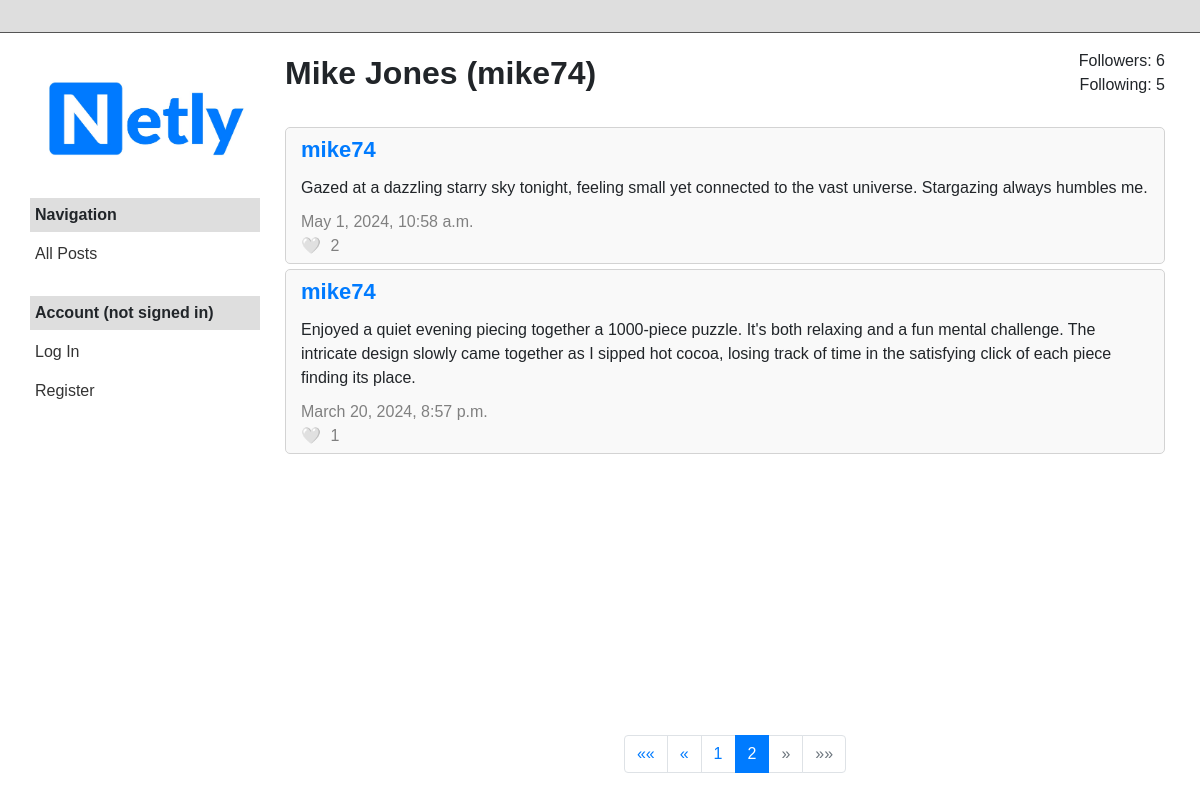
Before: /profile/1?page=2 with the older database file.
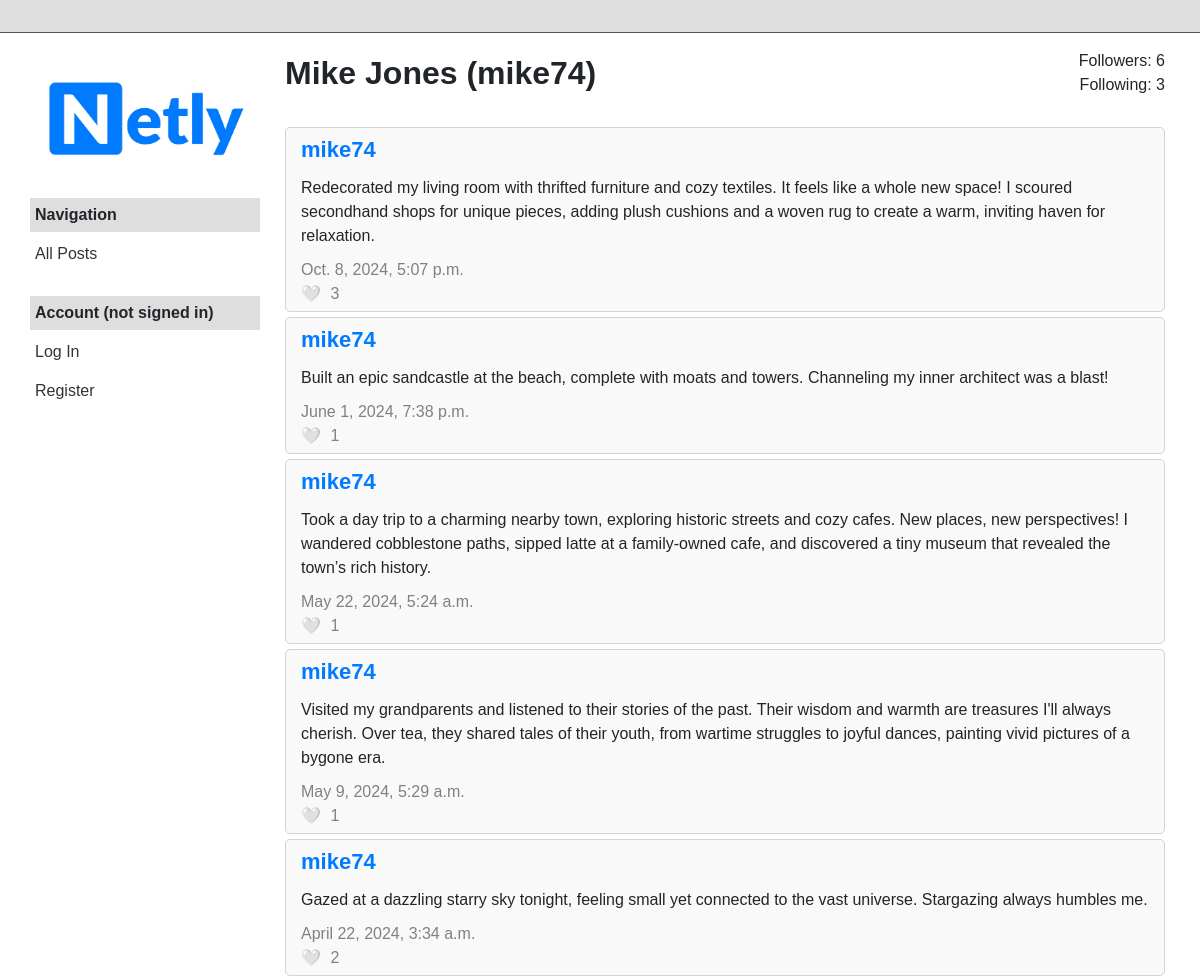
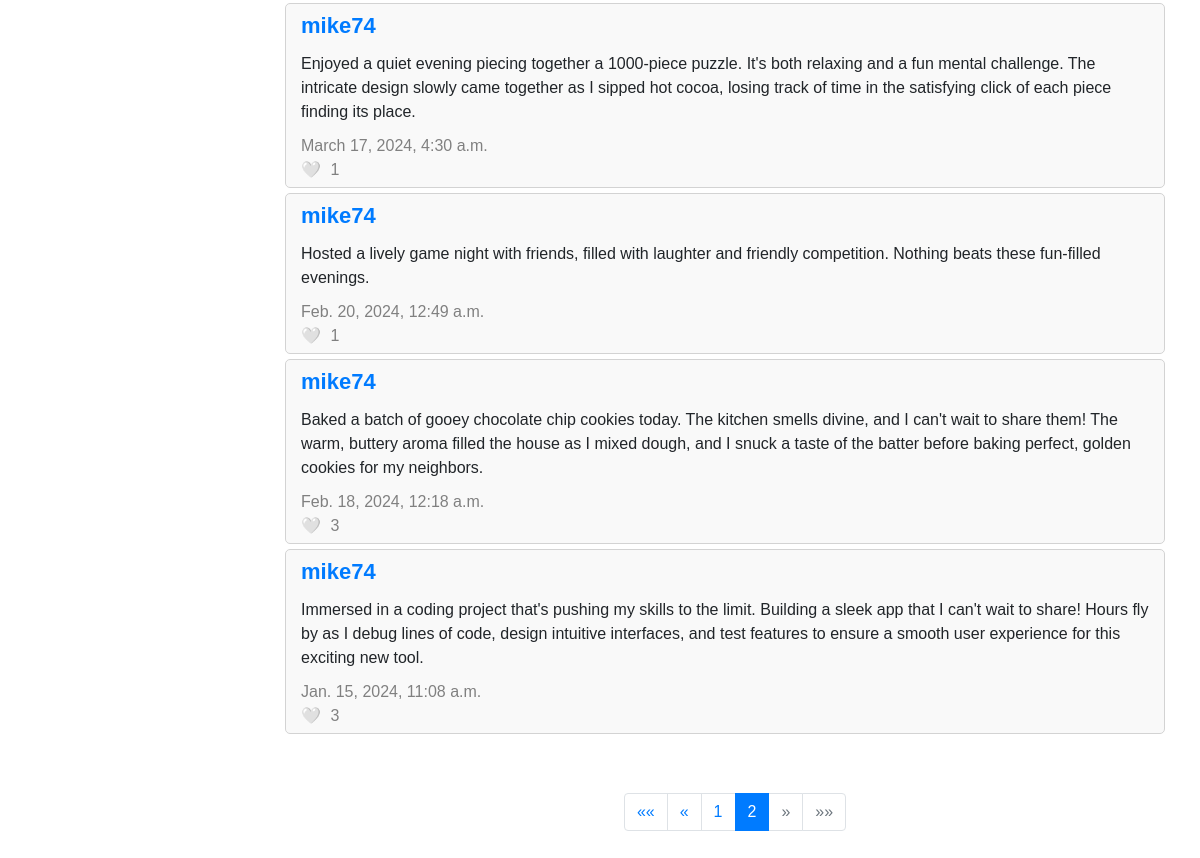
After: the same page with the newer database file (2 pictures, top to bottom).
### network/models.py (models this page shows, shortened)
class Post(models.Model):
    user = models.ForeignKey(User, on_delete=models.CASCADE, related_name="posts")
    content = models.TextField()
    created_at = models.DateTimeField(auto_now_add=True)
    def get_likes_count(self):
        return self.likes.count()

class User(AbstractUser):
    def display_name(self):
        return f"{self.first_name} {self.last_name}" if self.first_name and self.last_name else self.username

### network/views.py (the view)
# urls.py: path("profile/<int:user_id>", views.profile, name="profile"),
def profile(request, user_id):
    owner = User.objects.get(id=user_id)
    posts_list = Post.objects.filter(user=owner).order_by("-created_at")
    followers = Follow.objects.filter(followed=owner).count()
    following = Follow.objects.filter(follower=owner).count()
    is_following = request.user.is_following(owner) if request.user.is_authenticated else False
    paginator = Paginator(posts_list, 10)
    page_number = request.GET.get('page', 1)
    page_obj = paginator.get_page(page_number)
    if request.user.id == user_id:
        active_filter = "profile"
    else:
        active_filter = "other"
    return render(request, "network/index.html", {
        "active_filter": active_filter,
        "show_profile": True,
        "posts": page_obj,
        "page_obj": page_obj,
        "owner": owner,
        "followers": followers,
        "following": following,
        "is_following": is_following
    })

### network/templates/network/index.html (shortened to what the changed rows need)
{% extends "network/layout.html" %}
{% load static %}
{% load post_filters %}
{% block body %}
    <div class="profile-container">
        {% if show_profile %}
            <div class="profile-header-wrapper" id="profile-section">
                <div class="profile-header">
                    <div class="profile-info">
                        <div class="profile-name">{{ owner.display_name }} ({{ owner.username }})</div>
                    </div>
                    <div class="profile-stats">
                        <div id="followers-count">Followers: {{ followers }}</div>
                        <div>Following: {{ following }}</div>
                    </div>
                </div>
            </div>
        {% endif %}
        <div class="profile-posts-container">
            {% for post in posts %}
                <div class="post-container">
                    <div class="post-name"><a href="{% url 'profile' post.user.id %}">{{ post.user.username }}</a></div>
                    <div class="post-content" id="post-view-{{ post.id }}">{{ post.content }}</div>
                    <div class="post-date">{{ post.created_at }}</div>
                    <div class="post-likes{% if not user.is_authenticated %}-nouser{% endif %} {% if user.is_authenticated and post|is_liked_by:user %} liked {% endif %}"
                         id="post-likes-{{ post.id }}" data-id="{{ post.id }}">
                        <span class="heart"></span>
                        <span class="like-count">{{ post.get_likes_count }}</span>
                    </div>
                </div>
            {% endfor %}
        </div>
        {% if page_obj.paginator.num_pages > 1 %}
        <div class="pagination-wrapper">
            <nav aria-label="Page navigation" class="mt-4">
                <ul class="pagination justify-content-center">
                    {% for i in page_obj.paginator.page_range %}
                        {% if page_obj.number == i %}
                            <li class="page-item active"><a class="page-link" href="?page={{ i }}">{{ i }}</a></li>
                        {% elif i > page_obj.number|add:'-3' and i < page_obj.number|add:'3' %}
                            <li class="page-item"><a class="page-link" href="?page={{ i }}">{{ i }}</a></li>
                        {% endif %}
                    {% endfor %}
                </ul>
            </nav>
        </div>
        {% endif %}
    </div>
{% endblock %}

Changed rows visible on the page:
now on this page (row edited): Post: user.username "mike74", content "Redecorated my living room with thrifted furniture and cozy textiles. It feels like a whole new space! I scoured secondhand shops for unique pieces, adding plush cushions and a woven rug to create a warm, inviting haven for relaxation.", created_at "Oct. 8, 2024, 5:07 p.m.", get_likes_count "3"
now on this page (row edited): Post: user.username "mike74", content "Built an epic sandcastle at the beach, complete with moats and towers. Channeling my inner architect was a blast!", created_at "June 1, 2024, 7:38 p.m.", get_likes_count "1"
now on this page (row edited): Post: user.username "mike74", content "Took a day trip to a charming nearby town, exploring historic streets and cozy cafes. New places, new perspectives! I wandered cobblestone paths, sipped latte at a family-owned cafe, and discovered a tiny museum that revealed the town’s rich history.", created_at "May 22, 2024, 5:24 a.m.", get_likes_count "1"
now on this page (row edited): Post: user.username "mike74", content "Visited my grandparents and listened to their stories of the past. Their wisdom and warmth are treasures I'll always cherish. Over tea, they shared tales of their youth, from wartime struggles to joyful dances, painting vivid pictures of a bygone era.", created_at "May 9, 2024, 5:29 a.m.", get_likes_count "1"
changed Post: created_at "May 1, 2024, 10:58 a.m." → "April 22, 2024, 3:34 a.m."
changed Post: created_at "March 20, 2024, 8:57 p.m." → "March 17, 2024, 4:30 a.m."
now on this page (row edited): Post: user.username "mike74", content "Hosted a lively game night with friends, filled with laughter and friendly competition. Nothing beats these fun-filled evenings.", created_at "Feb. 20, 2024, 12:49 a.m.", get_likes_count "1"
now on this page (row edited): Post: user.username "mike74", content "Baked a batch of gooey chocolate chip cookies today. The kitchen smells divine, and I can't wait to share them! The warm, buttery aroma filled the house as I mixed dough, and I snuck a taste of the batter before baking perfect, golden cookies for my neighbors.", created_at "Feb. 18, 2024, 12:18 a.m.", get_likes_count "3"
now on this page (row edited): Post: user.username "mike74", content "Immersed in a coding project that's pushing my skills to the limit. Building a sleek app that I can't wait to share! Hours fly by as I debug lines of code, design intuitive interfaces, and test features to ensure a smooth user experience for this exciting new tool.", created_at "Jan. 15, 2024, 11:08 a.m.", get_likes_count "3"
Other visible differences:
{{ following }}: "5" → "3"
